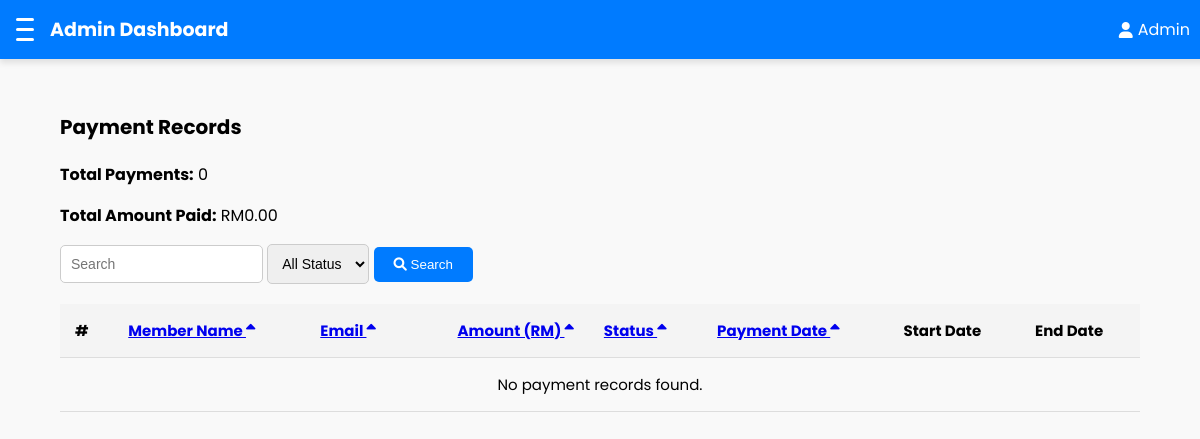
The page /admin/payments.php (signed in) on the database as committed earlier.
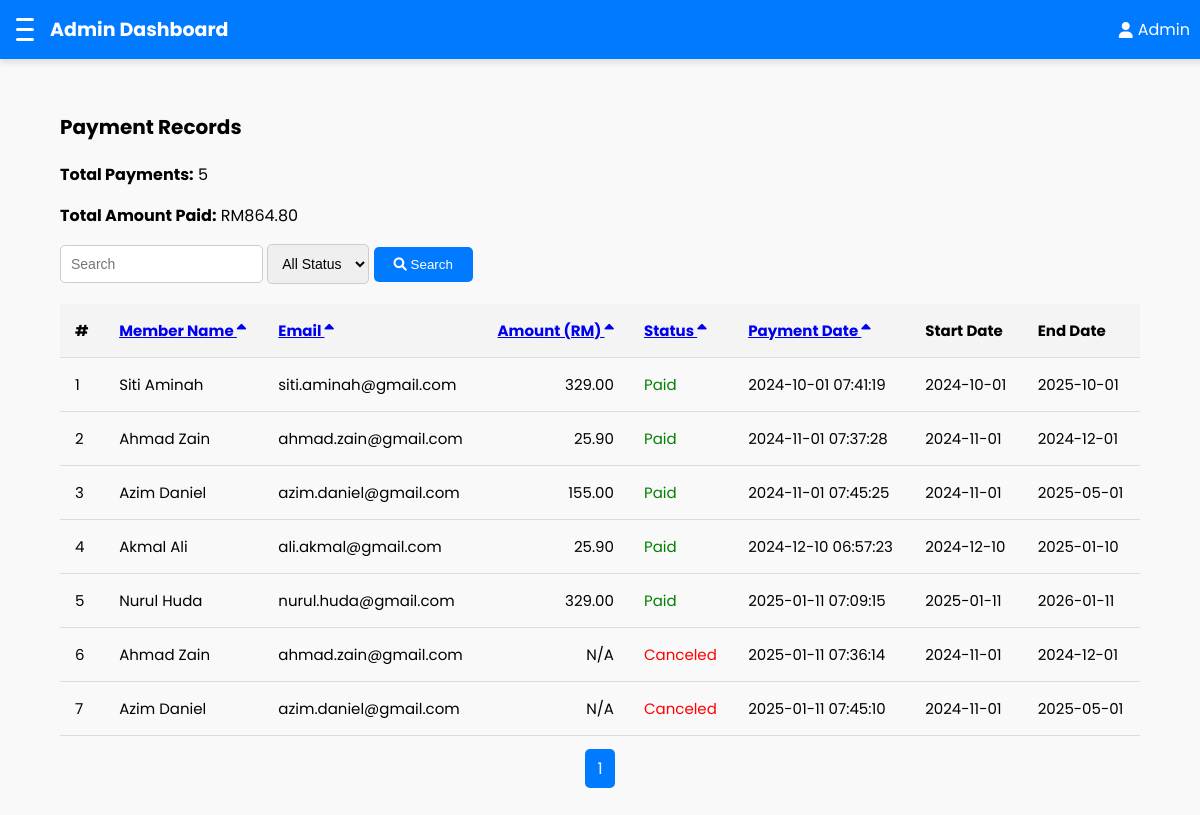
The same page on the database as committed later.
### tables this page shows
CREATE TABLE `payments` (
  `id` int(11) NOT NULL,
  `member_id` int(11) NOT NULL,
  `package_id` int(11) NOT NULL,
  `payment_status` enum('paid','unpaid','canceled') NOT NULL DEFAULT 'unpaid',
  `amount` decimal(10,2) DEFAULT NULL,
  `bank_name` varchar(255) DEFAULT NULL,
  `payment_date` timestamp NOT NULL DEFAULT current_timestamp()
);

CREATE TABLE `members` (
  `id` int(11) NOT NULL,
  `name` varchar(255) NOT NULL,
  `gender` enum('male','female') NOT NULL,
  `status` enum('inactive','active') DEFAULT 'inactive',
  `email` varchar(255) NOT NULL,
  `password` varchar(255) NOT NULL,
  `phone` varchar(20) DEFAULT NULL,
  `address` text DEFAULT NULL,
  `created_at` timestamp NOT NULL DEFAULT current_timestamp(),
  `profile_picture` varchar(255) DEFAULT NULL
);

CREATE TABLE `member_packages` (
  `id` int(11) NOT NULL,
  `member_id` int(11) NOT NULL,
  `package_id` int(11) NOT NULL,
  `start_date` date NOT NULL,
  `end_date` date NOT NULL,
  `status` enum('active','expired') NOT NULL DEFAULT 'active'
);

### admin/payments.php (the view, shortened to what the changed rows need)
<?php
include '../includes/db.php';
$search = isset($_GET['search']) ? $_GET['search'] : '';
$status_filter = isset($_GET['status']) ? $_GET['status'] : '';
$page = isset($_GET['page']) ? (int)$_GET['page'] : 1;
$limit = 10;
$offset = ($page - 1) * $limit;
$sort_column = isset($_GET['sort']) ? $_GET['sort'] : 'payment_date';
$sort_order = isset($_GET['order']) && $_GET['order'] === 'desc' ? 'desc' : 'asc';
try {
    $query = "
        SELECT payments.*, members.name, members.email, member_packages.start_date, member_packages.end_date
        FROM payments
        JOIN members ON payments.member_id = members.id
        LEFT JOIN member_packages ON payments.member_id = member_packages.member_id
        WHERE
            (members.name LIKE '%$search%' OR
             members.email LIKE '%$search%' OR
             payments.amount LIKE '%$search%' OR
             payments.payment_status LIKE '%$search%')";
    $query .= " ORDER BY $sort_column $sort_order LIMIT $limit OFFSET $offset";
    $result = $conn->query($query);
    $total_query = "
        SELECT COUNT(*) as total
        FROM payments
        JOIN members ON payments.member_id = members.id
        WHERE
            (members.name LIKE '%$search%' OR
             members.email LIKE '%$search%' OR
             payments.amount LIKE '%$search%' OR
             payments.payment_status LIKE '%$search%')";
    $total_result = $conn->query($total_query);
    $total_payments = $total_result->fetch_assoc()['total'];
    $total_pages = ceil($total_payments / $limit);
    $summary_query = "SELECT
                        SUM(amount) AS total_paid,
                        COUNT(*) AS total_payments
                      FROM payments WHERE payment_status = 'paid'";
    $summary_result = $conn->query($summary_query);
    $summary_data = $summary_result->fetch_assoc();
    $total_paid = $summary_data['total_paid'] ?? 0;
    $total_payment_count = $summary_data['total_payments'] ?? 0;
    $next_order = $sort_order === 'asc' ? 'desc' : 'asc';
} catch (Exception $e) {
    echo "<div class='error'>An error occurred: " . htmlspecialchars($e->getMessage()) . "</div>";
}
?>
<!DOCTYPE html>
<html lang="en">
<head>
    <link rel="stylesheet" href="../css/admin.css">
    <link rel="stylesheet" href="https://cdnjs.cloudflare.com/ajax/libs/font-awesome/6.0.0/css/all.min.css">
</head>
<body>
<div class="dashboard-container">
    <main class="main-content">
        <div class="container">
            <h2>Payment Records</h2>
            <div class="summary">
                <p><strong>Total Payments:</strong> <?php echo $total_payment_count; ?></p>
                <p><strong>Total Amount Paid:</strong> RM<?php echo number_format($total_paid, 2); ?></p>
            </div>
            <table>
                <thead>
                    <tr>
                        <th>#</th>
                        <th class="sortable"><a href="?search=<?php echo $search; ?>&status=<?php echo $status_filter; ?>&sort=name&order=<?php echo $next_order; ?>">Member Name <i class="fas fa-sort-<?php echo $sort_column === 'name' ? $sort_order : 'asc'; ?>"></i></a></th>
                        <th class="sortable"><a href="?search=<?php echo $search; ?>&status=<?php echo $status_filter; ?>&sort=email&order=<?php echo $next_order; ?>">Email <i class="fas fa-sort-<?php echo $sort_column === 'email' ? $sort_order : 'asc'; ?>"></i></a></th>
                        <th class="sortable"><a href="?search=<?php echo $search; ?>&status=<?php echo $status_filter; ?>&sort=amount&order=<?php echo $next_order; ?>">Amount (RM) <i class="fas fa-sort-<?php echo $sort_column === 'amount' ? $sort_order : 'asc'; ?>"></i></a></th>
                        <th class="sortable"><a href="?search=<?php echo $search; ?>&status=<?php echo $status_filter; ?>&sort=payment_status&order=<?php echo $next_order; ?>">Status <i class="fas fa-sort-<?php echo $sort_column === 'payment_status' ? $sort_order : 'asc'; ?>"></i></a></th>
                        <th class="sortable"><a href="?search=<?php echo $search; ?>&status=<?php echo $status_filter; ?>&sort=payment_date&order=<?php echo $next_order; ?>">Payment Date <i class="fas fa-sort-<?php echo $sort_column === 'payment_date' ? $sort_order : 'asc'; ?>"></i></a></th>
                        <th>Start Date</th>
                        <th>End Date</th>
                    </tr>
                </thead>
                <tbody>
                    <?php if ($result->num_rows > 0): ?>
                        <?php $counter = $offset + 1; ?>
                        <?php while ($row = $result->fetch_assoc()): ?>
                            <tr>
                                <td><?php echo $counter++; ?></td>
                                <td><?php echo $row['name']; ?></td>
                                <td><?php echo $row['email']; ?></td>
                                <td><?php echo $row['amount'] > 0 ? number_format($row['amount'], 2) : "N/A"; ?></td>
                                <td class="status-<?php echo $row['payment_status']; ?>"><?php echo ucfirst($row['payment_status']); ?></td>
                                <td><?php echo $row['payment_date']; ?></td>
                                <td><?php echo $row['start_date'] ?: 'N/A'; ?></td>
                                <td><?php echo $row['end_date'] ?: 'N/A'; ?></td>
                            </tr>
                        <?php endwhile; ?>
                    <?php else: ?>
                        <tr>
                            <td colspan="8" style="text-align: center;">No payment records found.</td>
                        </tr>
                    <?php endif; ?>
                </tbody>
            </table>
            <div class="pagination">
                <?php for ($i = 1; $i <= $total_pages; $i++): ?>
                    <a href="?search=<?php echo $search; ?>&status=<?php echo $status_filter; ?>&page=<?php echo $i; ?>" class="<?php echo $i === $page ? 'active' : ''; ?>"><?php echo $i; ?></a>
                <?php endfor; ?>
            </div>
        </div>
    </main>
</div>
</body>
</html>

Rows that differ between the two databases and show on the page:
added payments: member.name "Siti Aminah", member.email "siti.aminah@gmail.com", amount "329.00", payment_status "Paid", payment_date "2024-10-01 07:41:19", member_packages.start_date "2024-10-01", member_packages.end_date "2025-10-01"
added payments: member.name "Ahmad Zain", member.email "ahmad.zain@gmail.com", amount "25.90", payment_status "Paid", payment_date "2024-11-01 07:37:28", member_packages.start_date "2024-11-01", member_packages.end_date "2024-12-01"
added payments: member.name "Azim Daniel", member.email "azim.daniel@gmail.com", amount "155.00", payment_status "Paid", payment_date "2024-11-01 07:45:25", member_packages.start_date "2024-11-01", member_packages.end_date "2025-05-01"
added payments: member.name "Akmal Ali", member.email "ali.akmal@gmail.com", amount "25.90", payment_status "Paid", payment_date "2024-12-10 06:57:23", member_packages.start_date "2024-12-10", member_packages.end_date "2025-01-10"
added payments: member.name "Nurul Huda", member.email "nurul.huda@gmail.com", amount "329.00", payment_status "Paid", payment_date "2025-01-11 07:09:15", member_packages.start_date "2025-01-11", member_packages.end_date "2026-01-11"
added payments: member.name "Ahmad Zain", member.email "ahmad.zain@gmail.com", amount "N/A", payment_status "Canceled", payment_date "2025-01-11 07:36:14", member_packages.start_date "2024-11-01", member_packages.end_date "2024-12-01"
added payments: member.name "Azim Daniel", member.email "azim.daniel@gmail.com", amount "N/A", payment_status "Canceled", payment_date "2025-01-11 07:45:10", member_packages.start_date "2024-11-01", member_packages.end_date "2025-05-01"
Other text that changed with them:
$total_payment_count: "0" → "5"
$total_paid: "0.00" → "864.80"
new list line: "1"
text no longer shown: "No payment records found."
